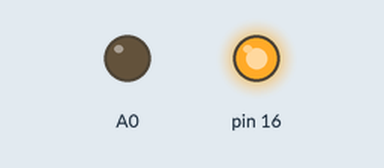
This sketch was run on a simulated Arduino Uno, built with avr-gcc and run on an emulated ATmega328P. Shown: output pins drawn as LEDs (lit = HIGH).

Above: at 0.9 s.
At 2.0 s:
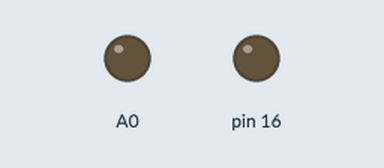
Timing chart, 0 to 5.4 s (numbered marks = the images above):
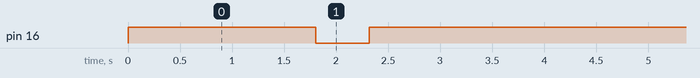

Measured:
- by itself, pin 16: repeats every 4.1 s: LOW 0.52 s, HIGH 3.6 s

The sketch:

Beathe_LED.ino
```cpp
void Breath_led(){
    for(int i = 0; i < 1024; i++) //由暗变亮
  {
    analogWrite(16, 1023 - i);
    delay(2);
  }

  for(int i = 0; i < 1024; i++) //由亮变暗
  {
    analogWrite(16, i);
    delay(2);
  }
}
void setup() {
  // put your setup code here, to run once:
  Serial.begin(115200);
  Serial.println();

  pinMode(16, OUTPUT);
  digitalWrite(16, LOW);
  pinMode(A0,OUTPUT);
}

void loop() {
  // put your main code here, to run repeatedly:
  Breath_led();
}
```
